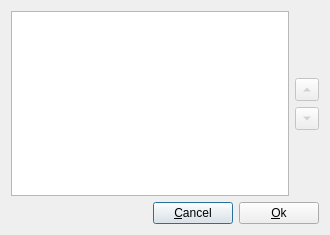
<?xml version="1.0" encoding="UTF-8"?>
<ui version="4.0">
 <class>dialogSortOrder</class>
 <widget class="QDialog" name="dialogSortOrder">
  <property name="geometry">
   <rect>
    <x>0</x>
    <y>0</y>
    <width>330</width>
    <height>235</height>
   </rect>
  </property>
  <property name="windowTitle">
   <string>Dialog</string>
  </property>
  <property name="windowIcon">
   <iconset resource="gapQBE.qrc">
    <normaloff>:/gapQBE.png</normaloff>:/gapQBE.png</iconset>
  </property>
  <layout class="QVBoxLayout" name="verticalLayout_2">
   <item>
    <layout class="QHBoxLayout" name="horizontalLayout_2">
     <item>
      <widget class="QListWidget" name="listWidgetChamps"/>
     </item>
     <item>
      <layout class="QVBoxLayout" name="verticalLayout">
       <item>
        <spacer name="verticalSpacer">
         <property name="orientation">
          <enum>Qt::Vertical</enum>
         </property>
         <property name="sizeHint" stdset="0">
          <size>
           <width>20</width>
           <height>40</height>
          </size>
         </property>
        </spacer>
       </item>
       <item>
        <widget class="QToolButton" name="toolButtonUp">
         <property name="enabled">
          <bool>false</bool>
         </property>
         <property name="text">
          <string>Up</string>
         </property>
         <property name="arrowType">
          <enum>Qt::UpArrow</enum>
         </property>
        </widget>
       </item>
       <item>
        <widget class="QToolButton" name="toolButtonDown">
         <property name="enabled">
          <bool>false</bool>
         </property>
         <property name="text">
          <string>Down</string>
         </property>
         <property name="arrowType">
          <enum>Qt::DownArrow</enum>
         </property>
        </widget>
       </item>
       <item>
        <spacer name="verticalSpacer_2">
         <property name="orientation">
          <enum>Qt::Vertical</enum>
         </property>
         <property name="sizeHint" stdset="0">
          <size>
           <width>20</width>
           <height>40</height>
          </size>
         </property>
        </spacer>
       </item>
      </layout>
     </item>
    </layout>
   </item>
   <item>
    <layout class="QHBoxLayout" name="horizontalLayout">
     <item>
      <spacer name="horizontalSpacer">
       <property name="orientation">
        <enum>Qt::Horizontal</enum>
       </property>
       <property name="sizeHint" stdset="0">
        <size>
         <width>40</width>
         <height>20</height>
        </size>
       </property>
      </spacer>
     </item>
     <item>
      <widget class="QPushButton" name="pushButtonCancel">
       <property name="text">
        <string>&amp;Cancel</string>
       </property>
       <property name="autoDefault">
        <bool>false</bool>
       </property>
       <property name="default">
        <bool>true</bool>
       </property>
      </widget>
     </item>
     <item>
      <widget class="QPushButton" name="pushButtonOk">
       <property name="text">
        <string>&amp;Ok</string>
       </property>
       <property name="autoDefault">
        <bool>false</bool>
       </property>
      </widget>
     </item>
    </layout>
   </item>
  </layout>
 </widget>
 <resources>
  <include location="gapQBE.qrc"/>
 </resources>
 <connections/>
</ui>
